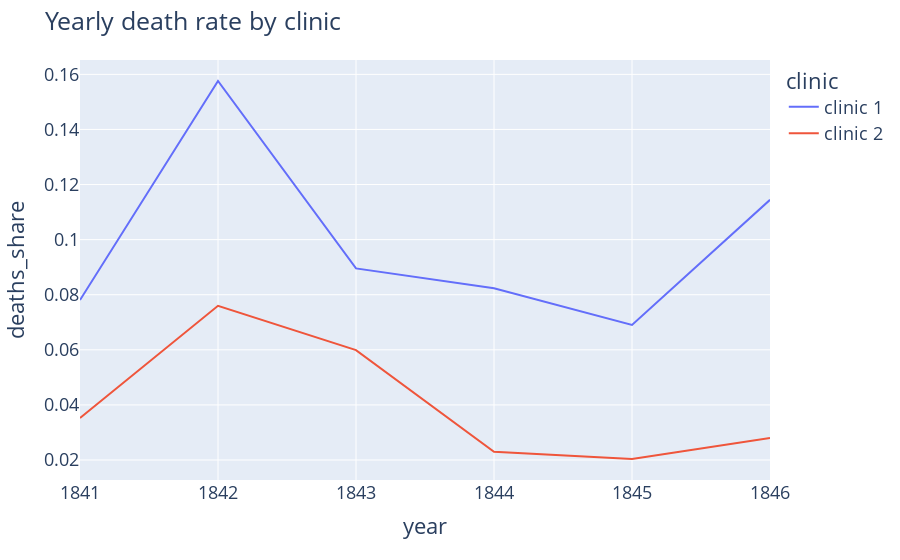

Notebook cell for this chart:
### Markdown cell above
### Plotting the Proportion of Yearly Deaths by Clinic

### Code cell
fig4 = px.line(df_yearly, df_yearly.year, df_yearly.deaths_share, color='clinic')
fig4.update_layout(title={'text':'Yearly death rate by clinic'}, font={'size':18})
fig4.show()

### Figure 1 — Plotly figure (JSON) as saved in the notebook; plotly's stock layout.template omitted (floating-point values rounded to 4 significant figures)
{"data": [{"hovertemplate": "clinic=clinic 1<br>year=%{x}<br>deaths_share=%{y}<extra></extra>", "legendgroup": "clinic 1", "line": {"color": "#636efa", "dash": "solid"}, "marker": {"symbol": "circle"}, "mode": "lines", "name": "clinic 1", "orientation": "v", "showlegend": true, "type": "scatter", "x": [1841, 1842, 1843, 1844, 1845, 1846], "xaxis": "x", "y": [0.07806, 0.1576, 0.08954, 0.08236, 0.06901, 0.1145], "yaxis": "y"}, {"hovertemplate": "clinic=clinic 2<br>year=%{x}<br>deaths_share=%{y}<extra></extra>", "legendgroup": "clinic 2", "line": {"color": "#EF553B", "dash": "solid"}, "marker": {"symbol": "circle"}, "mode": "lines", "name": "clinic 2", "orientation": "v", "showlegend": true, "type": "scatter", "x": [1841, 1842, 1843, 1844, 1845, 1846], "xaxis": "x", "y": [0.03522, 0.07597, 0.05988, 0.023, 0.02036, 0.02797], "yaxis": "y"}], "layout": {"font": {"size": 18}, "legend": {"title": {"text": "clinic"}, "tracegroupgap": 0}, "margin": {"t": 60}, "title": {"text": "Yearly death rate by clinic"}, "xaxis": {"anchor": "y", "domain": [0, 1], "title": {"text": "year"}}, "yaxis": {"anchor": "x", "domain": [0, 1], "title": {"text": "deaths_share"}}}}
